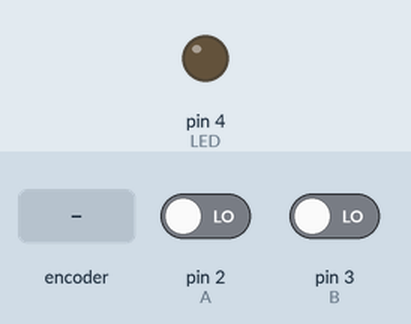
Bench run of a sketch on a simulated Arduino Uno, built with avr-gcc and run on an emulated ATmega328P. On the bench: output pins drawn as LEDs (lit = HIGH). The test bench sets the inputs (shaded band); at power-on: pin 2 (A) LOW, pin 3 (B) LOW.

Above: at 1.2 s.
1.3 s: rotary encoder on pin 2 (A) / pin 3 (B) turned 3 steps (first pin leading)
Timing chart, 0 to 4.3 s (numbered marks = the images above; inputs shaded):
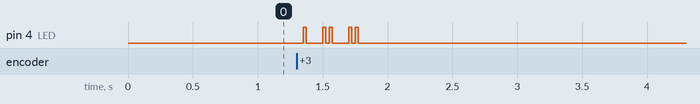

The sketch:

XOR_logic.ino
```cpp
// XOR Logic Implementation
// A -> Pin 2
// B -> Pin 3
// LED -> Pin 4

const int A = 2;
const int B = 3;
const int LED = 4;

void setup()
{
    pinMode(A, INPUT);
    pinMode(B, INPUT);

    pinMode(LED, OUTPUT);
}

void loop()
{
    int a = digitalRead(A);
    int b = digitalRead(B);

    int y = (a && !b) || (!a && b);

    digitalWrite(LED, y);
}
```

Measured:
- after the input at 1.3 s, pin 4 (LED): LOW → HIGH after 0.05 s, then repeats every 0.20 s: LOW 0.12 s, HIGH 0.03 s, LOW 0.02 s, HIGH 0.03 s, until it stays LOW from 1.8 s
